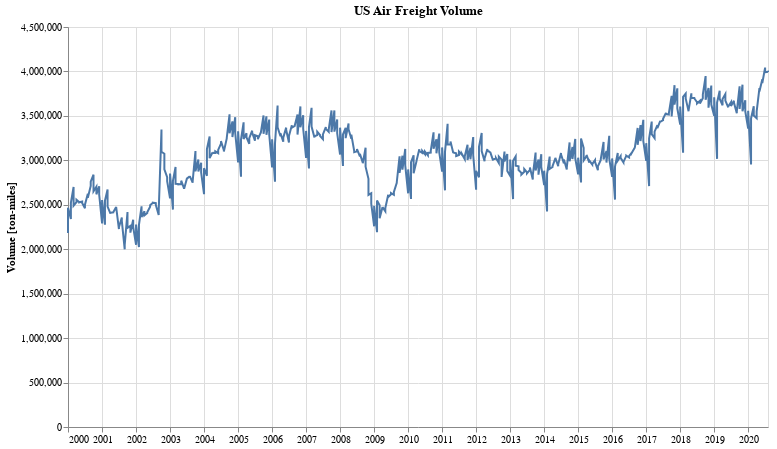

Here is the notebook cell this chart was saved with:
### Markdown cell above
## US Airline Freight

### Code cell
alt.Chart(df_af).mark_line().encode(
    alt.X('dt:T', axis=alt.Axis(title='')),
    alt.Y('tonMiles:Q', axis=alt.Axis(title='Volume [ton-miles]'))
).properties(
    title='US Air Freight Volume',
    width=700,
    height=400
)

### Figure 1 — Vega-Lite specification as saved in the notebook (floating-point values rounded to 4 significant figures; data arrays with more than 128 entries replaced by an {"elided": "..."} marker saying what was removed)
{"config": {"view": {"continuousWidth": 400, "continuousHeight": 300}}, "data": {"name": "data-50c39861e1ab7a2f4c94f773d993accf"}, "mark": "line", "encoding": {"x": {"type": "temporal", "axis": {"title": ""}, "field": "dt"}, "y": {"type": "quantitative", "axis": {"title": "Volume [ton-miles]"}, "field": "tonMiles"}}, "height": 400, "title": "US Air Freight Volume", "width": 700, "$schema": "https://vega.github.io/schema/vega-lite/v4.8.1.json", "datasets": {"data-50c39861e1ab7a2f4c94f773d993accf": {"elided": "496 records"}}}
